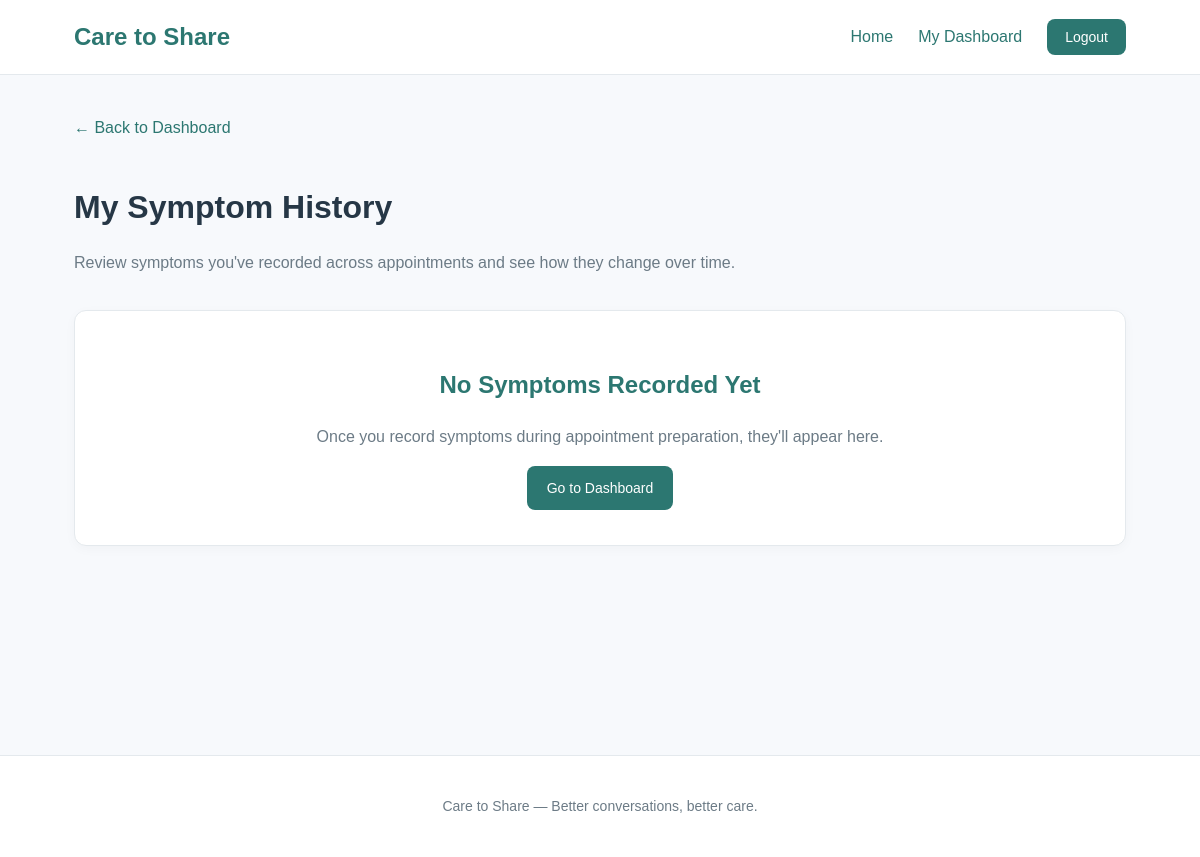
/symptom-history/ (signed in), run on an earlier commit of the app's database.
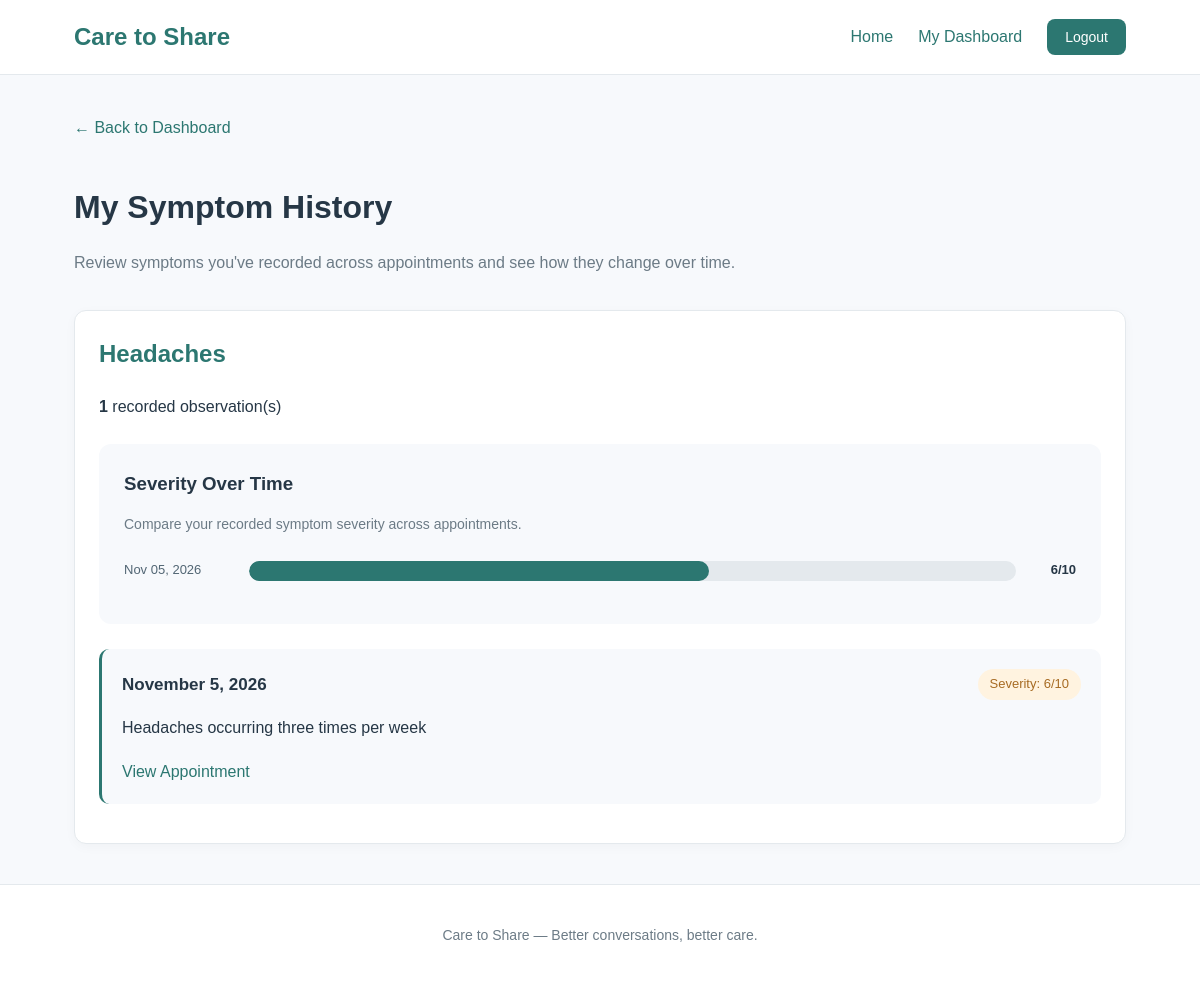
And on a later commit of the database.
### appointments/models.py (models this page shows, shortened)
class HealthConcern(models.Model):
    FREQUENCY_CHOICES = [
        ("daily", "Daily"),
        ("several_weekly", "Several times per week"),
        ("weekly", "Once per week"),
        ("monthly", "Several times per month"),
        ("occasionally", "Occasionally"),
        ("other", "Other"),
    ]
    PRIORITY_CHOICES = [
        ("high", "High"),
        ("medium", "Medium"),
        ("low", "Low"),
    ]
    appointment = models.ForeignKey(
        Appointment,
        on_delete=models.CASCADE,
        related_name="concerns"
    )
    symptom = models.CharField(max_length=200)
    description = models.TextField()
    severity = models.IntegerField(
        validators=[
            MinValueValidator(1),
            MaxValueValidator(10)
        ]
    )
    onset_date = models.DateField(
        null=True,
        blank=True
    )
    frequency = models.CharField(
        max_length=20,
        choices=FREQUENCY_CHOICES,
        blank=True
    )
    duration = models.CharField(
        max_length=100,
        blank=True
    )
    triggers = models.TextField(
        blank=True
    )
    relieving_factors = models.TextField(
        blank=True
    )
    priority = models.CharField(
        max_length=10,
        choices=PRIORITY_CHOICES,
        default="medium"
    )
    question_for_doctor = models.TextField(
        blank=True
    )

class Appointment(models.Model):
    user = models.ForeignKey(
        settings.AUTH_USER_MODEL,
        on_delete=models.CASCADE
    )
    doctor_name = models.CharField(max_length=100)
    appointment_date = models.DateTimeField()
    reason_for_visit = models.TextField()
    created_at = models.DateTimeField(auto_now_add=True)

### appointments/views.py (the view)
# urls.py: path("symptom-history/", views.symptom_history, name="symptom_history"),
@login_required
def symptom_history(request):
    concerns = HealthConcern.objects.filter(
        appointment__user=request.user
    ).select_related(
        "appointment"
    ).order_by(
        "appointment__appointment_date"
    )
    symptom_groups = {}
    for concern in concerns:
        symptom_name = concern.symptom.strip().lower()
        if symptom_name not in symptom_groups:
            symptom_groups[symptom_name] = {
                "name": concern.symptom.strip(),
                "records": [],
            }
        symptom_groups[symptom_name]["records"].append(
            concern
        )
    history = list(symptom_groups.values())
    history.sort(key=lambda item: item["name"].lower())
    return render(
        request,
        "appointments/symptom_history.html",
        {
            "history": history,
        }
    )

### appointments/templates/appointments/symptom_history.html (shortened to what this page needs)
{% extends "appointments/base.html" %}
{% block content %}
<div class="page-header">
    <a href="{% url 'dashboard' %}" class="back-link">
        ← Back to Dashboard
    </a>
    <h1>My Symptom History</h1>
    <p>
        Review symptoms you've recorded across
        appointments and see how they change over time.
    </p>
</div>
{% if history %}
    {% for symptom in history %}
        <div class="card symptom-history-card">
            <h2>{{ symptom.name|title }}</h2>
            <p>
                <strong>
                    {{ symptom.records|length }}
                </strong>
                recorded observation(s)
            </p>
            <div class="history-records">
                {% for record in symptom.records %}
                <div class="severity-chart">
                    <h3>Severity Over Time</h3>
                    <p class="chart-description">
                        Compare your recorded symptom severity
                        across appointments.
                    </p>
                    {% for record in symptom.records %}
                        <div class="chart-row">
                            <span class="chart-date">
                                {{ record.appointment.appointment_date|date:"M d, Y" }}
                            </span>
                            <div class="chart-bar-background">
                                <div class="chart-bar"
                                     style="width: {% widthratio record.severity 10 100 %}%;">
                                </div>
                            </div>
                            <span class="chart-value">
                                {{ record.severity }}/10
                            </span>
                        </div>
                    {% endfor %}
                </div>
                    <div class="history-record">
                        <div class="history-record-header">
                            <h3>
                                {{ record.appointment.appointment_date|date:"F j, Y" }}
                            </h3>
                            <span class="severity-badge">
                                Severity: {{ record.severity }}/10
                            </span>
                        </div>
                        <p>{{ record.description }}</p>
                        <a href="{% url 'appointment_detail' record.appointment.pk %}">
                            View Appointment
                        </a>
                    </div>
                {% endfor %}
            </div>
        </div>
    {% endfor %}
{% else %}
    <div class="card empty-state">
        <h2>No Symptoms Recorded Yet</h2>
        <p>
            Once you record symptoms during appointment
            preparation, they'll appear here.
        </p>
        <a href="{% url 'dashboard' %}" class="btn">
            Go to Dashboard
        </a>
    </div>
{% endif %}
{% endblock %}

### appointments/templates/appointments/base.html (shortened to what this page needs)
{% load static %}
<!DOCTYPE html>
<html lang="en">
<head>
    <link rel="stylesheet"
          href="{% static 'appointments/style.css' %}">
</head>
<body>
<header class="navbar">
    <div class="nav-container">
        <a href="{% url 'home' %}" class="logo">
            Care to Share
        </a>
        <nav class="nav-links">
            <a href="{% url 'home' %}">Home</a>
            {% if user.is_authenticated %}
                <a href="{% url 'dashboard' %}">
                    My Dashboard
                </a>
                <form action="{% url 'logout' %}"
                      method="post"
                      class="logout-form">
                    <button type="submit" class="nav-button">
                        Logout
                    </button>
                </form>
            {% else %}
                <a href="{% url 'login' %}">Login</a>
                <a href="{% url 'register' %}"
                   class="nav-button">
                    Sign Up
                </a>
            {% endif %}
        </nav>
    </div>
</header>
<main class="main-content">
    {% block content %}
    {% endblock %}
</main>
<footer class="footer">
    <p>Care to Share — Better conversations, better care.</p>
</footer>
</body>
</html>

### appointments/static/appointments/style.css (style rules this page uses)
* { box-sizing: border-box; }
body { margin: 0; font-family: Arial, Helvetica, sans-serif; background-color: #f7f9fc; color: #263746; line-height: 1.6; }
a { color: #2c7771; text-decoration: none; }
.navbar { background-color: white; border-bottom: 1px solid #e4e9ed; padding: 18px 0; }
.nav-container { max-width: 1100px; margin: auto; padding: 0 24px; display: flex; align-items: center; justify-content: space-between; gap: 20px; }
.logo { font-size: 24px; font-weight: bold; color: #2c7771; }
.nav-links { display: flex; align-items: center; gap: 25px; }
.nav-links a { font-weight: 500; }
.logout-form { display: inline; margin: 0; }
.nav-button { background-color: #2c7771; color: white; padding: 10px 18px; border: none; border-radius: 8px; cursor: pointer; font-size: 14px; }
.main-content { max-width: 1100px; min-height: 75vh; margin: 40px auto; padding: 0 24px; }
h1 { font-size: 32px; margin-bottom: 12px; }
h2 { color: #2c7771; }
h3 { margin-bottom: 10px; }
.card { background: white; padding: 24px; border-radius: 12px; border: 1px solid #e4e9ed; margin-bottom: 20px; box-shadow: 0 3px 12px rgba(0, 0, 0, 0.03); }
.card h3 { margin-top: 0; }
form { margin-top: 20px; }
button { cursor: pointer; }
.footer { text-align: center; padding: 25px; border-top: 1px solid #e4e9ed; background-color: white; color: #6c7b86; font-size: 14px; }
.page-header { margin-bottom: 35px; }
.page-header p { color: #6c7b86; }
.back-link { display: inline-block; margin-bottom: 20px; color: #2c7771; font-weight: 500; }
.severity-badge { background-color: #fff3e0; color: #a76b23; padding: 5px 12px; border-radius: 20px; font-size: 13px; white-space: nowrap; }
.symptom-history-card { margin-bottom: 30px; }
.symptom-history-card h2 { margin-top: 0; }
.history-records { margin-top: 25px; }
.history-record { padding: 20px; margin-bottom: 15px; background-color: #f7f9fc; border-radius: 10px; border-left: 3px solid #2c7771; }
.history-record-header { display: flex; justify-content: space-between; align-items: center; gap: 15px; margin-bottom: 15px; }
.history-record-header h3 { margin: 0; font-size: 17px; }
.history-record p { margin: 8px 0; }
.history-record a { display: inline-block; margin-top: 10px; font-weight: 500; }
.severity-chart { background-color: #f7f9fc; padding: 25px; border-radius: 12px; margin: 25px 0; }
.severity-chart h3 { margin-top: 0; color: #263746; }
.chart-description { color: #6c7b86; font-size: 14px; margin-bottom: 25px; }
.chart-row { display: flex; align-items: center; gap: 15px; margin-bottom: 18px; }
.chart-date { width: 110px; font-size: 13px; color: #526674; flex-shrink: 0; }
.chart-bar-background { flex: 1; height: 20px; background-color: #e4e9ed; border-radius: 10px; overflow: hidden; }
.chart-bar { height: 100%; background-color: #2c7771; border-radius: 10px; transition: width 0.3s ease; }
.chart-value { width: 45px; font-weight: 600; font-size: 13px; color: #263746; text-align: right; }

What changed in the data, as far as the page shows it:
added HealthConcern: name "Headaches", appointment.appointment_date "Nov 05, 2026", severity "6", appointment.appointment_date "November 5, 2026", description "Headaches occurring three times per week"
Also different on the page:
new list line: "1 recorded observation(s)"
text no longer shown: "No Symptoms Recorded Yet Once you record symptoms during appointment preparation, they'll appear here. Go to Dashboard"
